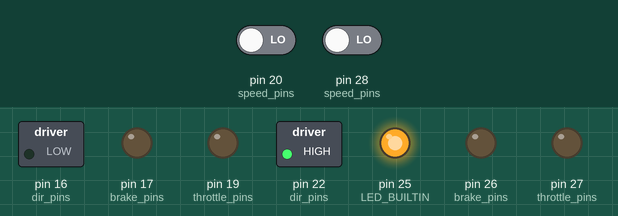
A sketch run on a simulated Arduino Mega 2560, built with avr-gcc and run on an emulated ATmega2560. On the bench: switched loads named in the sketch (green lamp = pin HIGH), output pins drawn as LEDs (lit = HIGH). The inputs (shaded band) are chosen by the test bench; at power-on: pin 20 (speed_pins) LOW, pin 28 (speed_pins) LOW. What the sketch prints to the serial monitor is not drawn.

Above: at 0.05 s.
At 0.4 s:
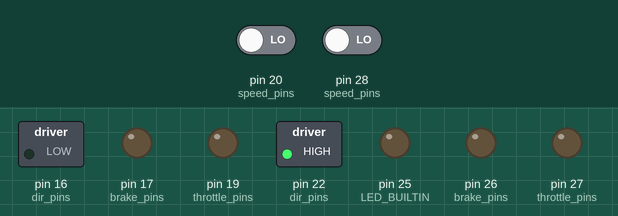
Timing chart, 0 to 3.0 s (numbered marks = the images above):
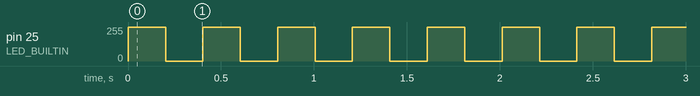

The sketch:

motor_arduino.ino
```cpp
#include "motor_controller.h"
#include "string.h"


/* -=-=-=-=-=-=-=-=-=-=-=-=-=-=-=-=-=-=-=-=-=-=-=-=-=-=-=-=-=-=-=-=-= */
/* -=-=-=-=-=-=-=-=-=-=-=-=-= User Config -=-=-=-=-=-=-=-=-=-=-=-=-=- */
/* -=-=-=-=-=-=-=-=-=-=-=-=-=-=-=-=-=-=-=-=-=-=-=-=-=-=-=-=-=-=-=-=-= */
// https://github.com/jackw01/arduino-pid-autotuner

// Printing variables
int report_period = 1000;  // milliseconds

#define NUM_MOTORS 2

// Speed monitoring configurations.
int speed_pins[NUM_MOTORS] = { 20, 28 };                        // This pin sees a state change as the wheel turns
unsigned long pulse_timeouts[NUM_MOTORS] = { 100000, 100000 };  // If no pulses for this long (us), purge the running average and set frequency to inf
float wheel_diams[NUM_MOTORS] = { 16.0, 16.0 };                 // cm
int pulses_per_turns[NUM_MOTORS] = { 90, 90 };                  // The number of times the speed pin changes state, per wheel revolution

// Motor labels
char* labels[NUM_MOTORS] = { "fr", "fl" };

// Motors on opposite sides will spin in opposite directions. This accounts for that
bool dir_offsets[NUM_MOTORS] = { false, true };

// Motor control variables
int throttle_pins[NUM_MOTORS] = { 19, 27 };  // Motor throttle PWM pin
int brake_pins[NUM_MOTORS] = { 17, 26 };
int dir_pins[NUM_MOTORS] = { 16, 22 };

// Motor controllers need to be level shifted. These are the reference voltage pins
int ref_voltage_pins[NUM_MOTORS] = { 18, 21 };

// manually tuned. Works with PID update times of 25ms
double p_values[NUM_MOTORS] = { 0.3, 0.3 };
double i_values[NUM_MOTORS] = { 5.0, 5.0 };
double d_values[NUM_MOTORS] = { 0.1, 0.1 };

// // Testing values. 25ms PID intervals
// double p_values[NUM_MOTORS] = { 2.5 };
// double i_values[NUM_MOTORS] = { 2.0 };
// double d_values[NUM_MOTORS] = { 0.1 };


int led_toggle_time = 200;
int last_led_change;

/* -=-=-=-=-=-=-=-=-=-=-=-=-=-=-=-=-=-=-=-=-=-=-=-=-=-=-=-=-=-=-=-=-= */
/* -=-=-=-=-=-=-=-=-=-=-=- End of User Config -=-=-=-=-=-=-=-=-=-=-=- */
/* -=-=-=-=-=-=-=-=-=-=-=-=-=-=-=-=-=-=-=-=-=-=-=-=-=-=-=-=-=-=-=-=-= */

// Builtin LED pin
#define LED_BUILTIN 25

// Array of motor controlling classes
MotorController* motor_objects[NUM_MOTORS];

// Record last reporting time
unsigned long last_report_time;


void setup() {
  pinMode(LED_BUILTIN, OUTPUT);
  digitalWrite(LED_BUILTIN, HIGH);
  last_led_change = millis();


  Serial.begin(115200);
  last_report_time = millis();

  for (int i = 0; i < NUM_MOTORS; i++) {
    digitalWrite(ref_voltage_pins[i], HIGH);

    // These objects will handle all the motor code
    motor_objects[i] = new MotorController(labels[i],
                                           speed_pins[i],
                                           brake_pins[i],
                                           dir_pins[i],
                                           wheel_diams[i],
                                           pulses_per_turns[i],
                                           throttle_pins[i],
                                           dir_offsets[i],
                                           p_values[i],
                                           i_values[i],
                                           d_values[i]);

    motor_objects[i]->report_period = report_period;
    motor_objects[i]->speed_monitor->pulse_timeout = pulse_timeouts[i];
  }
}


void check_serial() {
  // Checks for a command on the Serial connection
  // Commands follow the format:
  // "<motor ID>:<speed>"
  // Multiple commands can be given, delimited by an "&", e.g.
  // "<motor ID>:<speed>&<motor ID>:<speed>"
  // Up to 32 characters can be recieved at once. ID: 1 char, ":": 1 char, speed: 5 chars, "&": 1 char.

  if (Serial.available() > 0) {
    char input[32];
    int available_bytes = Serial.available();
    for (int i = 0; i < available_bytes; i++) {
      input[i] = Serial.read();
    }

    // Read each command pair
    char* command = strtok(input, "&");
    while (command != 0) {
      // Split the command in two values
      char* separator = strchr(command, ':');
      if (separator != 0) {
        // Actually split the string in 2: replace ':' with 0
        *separator = 0;

        // This code indexed the motor with the name, rather than the straight up index
        int motorId = 0;
        for (motorId = 0; motorId <= NUM_MOTORS; motorId++) {
          if (motorId == NUM_MOTORS) {
            // Invalid command
            return;
          }
          if (strcmp(labels[motorId], command) == 0) {
            break;
          }
        }
        // int motorId = atoi(command);

        ++separator;
        int target_speed = atoi(separator);

        // Parse out the brake/direction situation
        if (target_speed < 0)
          motor_objects[motorId]->reverse(1);
        else if (target_speed == 0)
          motor_objects[motorId]->brake(1);
        else
          motor_objects[motorId]->reverse(0);

        if ((motor_objects[motorId]->brake_state) && (target_speed != 0))
          motor_objects[motorId]->brake(0);

        // Set the actual speed
        motor_objects[motorId]->target_speed = abs(target_speed);
      }
      // Find the next command in input string
      command = strtok(0, "&");
    }
  }
}


void loop() {
  // Handle the LED. If it stops blinking, we're dead!
  if (millis() - last_led_change > led_toggle_time) {
    digitalWrite(LED_BUILTIN, !digitalRead(LED_BUILTIN));
    last_led_change = millis();
  }

  // Update the motors
  for (int i = 0; i < NUM_MOTORS; i++) {
    motor_objects[i]->loop();
  }

  // Check for commands
  check_serial();
}
```

motor_controller.cpp
```cpp
#include "motor_controller.h"
#include "ArduPID.h"
#include "Strings.h"


MotorController::MotorController(char* name,
                                 int speed_pin,
                                 int brake_pin,
                                 int dir_pin,
                                 float wheel_diameter_cm,
                                 int pulses_per_turn,
                                 int throttle_pin,
                                 int dir_offset,
                                 const double& p,
                                 const double& i,
                                 const double& d) {

  _name = name;

  // Create the speed monitor object
  speed_monitor = new SpeedMonitor(speed_pin, wheel_diameter_cm, pulses_per_turn);

  // Create the PID controller
  PID = new ArduPID();
  PID->begin(&cur_speed, &throttle, &target_speed, p, i, d);

  // PID controller config.
  PID->setSampleTime(PID_sample_time);  // OPTIONAL - will ensure at least N ms have past between successful compute() calls
  PID->setOutputLimits(0, 255);         // Impose limits on the output values. PWM duty cycle
  // PID->setWindUpLimits(-50, 50);      // Groth bounds for the integral term to prevent integral wind-up

  // The PID needs to be started before compute does anything
  PID->start();

  // PWM output
  _throttle_pin = throttle_pin;
  _brake_pin = brake_pin;
  _dir_pin = dir_pin;
  _dir_offset = dir_offset;

  pinMode(_throttle_pin, OUTPUT);
  analogWrite(_throttle_pin, 0);

  pinMode(_brake_pin, OUTPUT);
  digitalWrite(_brake_pin, LOW);

  pinMode(_dir_pin, OUTPUT);
  digitalWrite(_dir_pin, LOW);

  // Some times to be tracked
  last_report_time = millis();
  last_speed_update = millis();

  if (_dir_offset) {
    reverse(false);
  }
};


void MotorController::loop() {
  speed_monitor->monitor();

  if (millis() - last_speed_update > speed_poll_time) {
    cur_speed = speed_monitor->speed();
    last_speed_update = millis();
  }

  if (active_deceleration) {
    if ((target_speed < cur_speed) && (!brake_state)) brake(1);
    else brake(0);
  }

  // This has a built-in timer
  PID->compute();

  // Update the pin on each loop, it is fast
  analogWrite(_throttle_pin, throttle);

  // If enough time has passed, report the current motor speed
  if (millis() - last_report_time > report_period) {
    // PID->debug(&Serial, _name, PRINT_INPUT | PRINT_OUTPUT | PRINT_SETPOINT);
    // Serial.print("Target: ");
    Serial.print(_name);
    Serial.print("\t");
    Serial.print(target_speed);
    Serial.print("\t");
    // Serial.print("Current: ");
    Serial.print(speed_monitor->speed());
    Serial.print("\t");
    // Serial.print("Throttle: ");
    Serial.print(map(throttle, 0, 255, 0, 100));
    Serial.println("");

    last_report_time = millis();
  }
}


void MotorController::reverse(int enabled)
// Set the direction to forwards or backwards
{
  if (_dir_offset) enabled = !enabled;

  if (enabled) digitalWrite(_dir_pin, HIGH);
  else digitalWrite(_dir_pin, LOW);
  reverse_state = enabled;

  return;
}


void MotorController::brake(int enabled)
// Set the state of the brake
{
  if (enabled) digitalWrite(_brake_pin, HIGH);
  else digitalWrite(_brake_pin, LOW);
  brake_state = enabled;

  return;
}


float MotorController::speed() {
  // Just alias the speed monitor function
  return speed_monitor->speed();
}
```

motor_controller.h
```cpp
#ifndef MotorController_h
#define MotorController_h

#include "speed_monitor.h"
#include "ArduPID.h"


class MotorController {

public:
  MotorController(
    char* name,
    int speed_pin,
    int brake_pin,
    int dir_pin,
    float wheel_diameter_cm,
    int pulses_per_turn,
    int throttle_pin,
    int dir_offset,
    const double& p = 0,
    const double& i = 0,
    const double& d = 0);

  void loop();
  float speed();

  void reverse(int enabled);
  void brake(int enabled);

  int brake_state = 1;
  int reverse_state = 0;

  double target_speed = 0;    // Target speed, in cm/s
  int speed_poll_time = 10;   // Speed we be recalculated every N ms
  int PID_sample_time = 25;   // ms
  int report_period = 10000;  // ms

  // If this is enabled, then whenever the actual speed is higher
  // than the target speed, the brakes will be applied.
  bool active_deceleration = false;

  // My speed monitor object
  SpeedMonitor* speed_monitor;

private:
  char* _name;

  ArduPID* PID;

  double throttle;       // Output PWM (i.e. controller input)
  double cur_speed = 0;  // The current speed.

  int _throttle_pin;
  int _brake_pin;
  int _dir_pin;
  int _dir_offset;

  int last_speed_update;

  // Record last reporting time
  unsigned long last_report_time;
};

#endif
```

speed_monitor.cpp
```cpp
#include <Arduino.h>
#include "speed_monitor.h"

SpeedMonitor::SpeedMonitor(int speed_input_pin, float wheel_diameter_cm, int pulses_per_turn) {
  _speed_pin = speed_input_pin;
  _wheel_diameter = wheel_diameter_cm;
  _pulses_per_turn = pulses_per_turn;

  // Set up the speed pin
  pinMode(_speed_pin, INPUT);
  last_speed_pin_state = digitalRead(_speed_pin);
  last_speed_pin_change = micros();
};


void SpeedMonitor::monitor() {
  unsigned long timenow = micros();
  if (digitalRead(_speed_pin) != last_speed_pin_state) {
    // Shift the array of pulse durations along
    for (int i = NUM_PULSE_SAMPLES - 1; i > 0; i--) {
      speed_pulse_durations[i] = speed_pulse_durations[i - 1];
    }
    // store the new value
    speed_pulse_durations[0] = timenow - last_speed_pin_change;

    // Then set the new last speed pin state ASAP
    last_speed_pin_change = timenow;
    last_speed_pin_state = digitalRead(_speed_pin);

    // And count the pulses
    pulse_count++;
  } else {
    if (timenow - last_speed_pin_change > pulse_timeout) {
      for (int i = 0; i < NUM_PULSE_SAMPLES; i++) {
        speed_pulse_durations[i] = 0;
      }
    }
  }
};


double SpeedMonitor::average_pulse_duration() {
  // And calculate the average pulse duration
  double pulse_dur = 0;
  int num_samples = 0;
  for (int i = 0; i < NUM_PULSE_SAMPLES; i++) {
    pulse_dur += speed_pulse_durations[i];
    if (speed_pulse_durations[i] != 0) {
      num_samples++;
    }
  }
  if (pulse_dur != 0 & num_samples > 5) {
    pulse_dur /= num_samples;
  }

  return pulse_dur;
};


float SpeedMonitor::frequency() {
  float pulse_dur = average_pulse_duration();
  if (pulse_dur == 0) {
    return 0.0;
  }
  return 1000000.0 / (pulse_dur * _pulses_per_turn);
}


float SpeedMonitor::speed() {
  return PI * _wheel_diameter * frequency();
}
```

speed_monitor.h
```cpp
#ifndef SpeedMonitor_h
#define SpeedMonitor_h

#include "Arduino.h"

#ifndef NUM_PULSE_SAMPLES
#define NUM_PULSE_SAMPLES 50
#endif

#ifndef PI
#define PI 3.14159
#endif


class SpeedMonitor {

public:
  SpeedMonitor(int speed_input_pin, float wheel_diameter, int pulses_per_turn);

  void monitor();

  double average_pulse_duration();
  float frequency();
  float speed();

  unsigned long pulse_timeout = 100000;  // If no pulses for this long, purge the running average (us)
  unsigned long pulse_count = 0;

private:
  int _speed_pin;      // This pin sees a state change as the wheel turns
  float _wheel_diameter;  // The diameter of the wheel, duh
  int _pulses_per_turn;

  unsigned long last_speed_pin_change;  // Time of last change in the speed pin
  uint8_t last_speed_pin_state;         // Last state of the speed pin

  unsigned long speed_pulse_durations[NUM_PULSE_SAMPLES] = { 0 };  // Array of times of the last N speed pin changes
};

#endif
```
